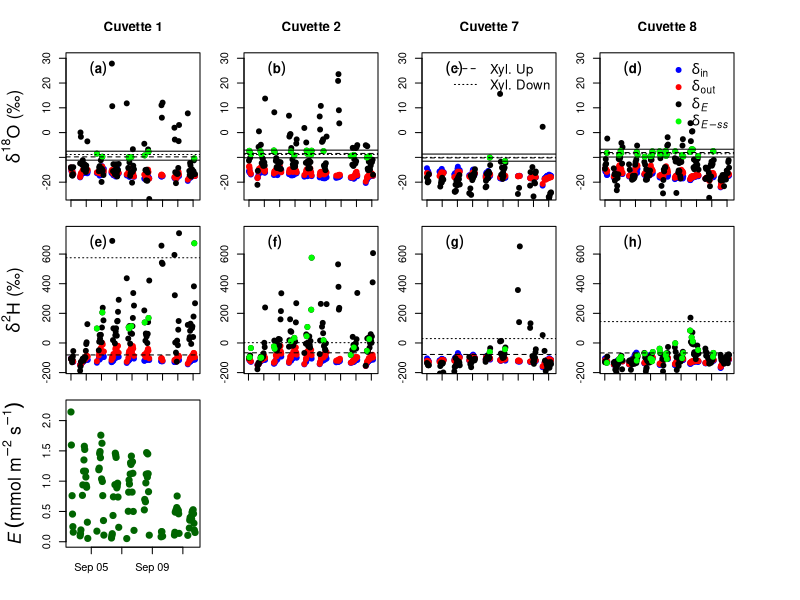

The R source for this figure: (Note: this script raises an error after producing the figure.)
library(lubridate)
library(data.table)
library(ggplot2)

dfS <- read.table('barkData/Sept_complete.csv', sep = ';', header = TRUE)
dfS$DT <- as.POSIXct(dfS$DT, format="%Y-%m-%d %H:%M:%S")
wiS <- read.csv("barkData/Sept_xylem_wi.csv")
dfS <- dplyr::left_join(dfS, wiS, by = 'MpNo')
dfS$band_surface_m2 <- dfS$diam_cm * pi * dfS$length_cm/10000
# estimated needle area per branch given a certain branch diameter
# equation according to Cermak et al. 1998 Ann For Sci
# y = 0.003*x^2 - 0.008*x
# y is needle area in m2 and x is branch sectional area in m2 (mm2???)
dfS$cross_section_area_mm2 <- pi*(dfS$diam_cm*10*0.5)^2
dfS$needle_area_m2 <- 0.003*dfS$cross_section_area_mm2^2 - 0.08*dfS$cross_section_area_mm2
# calculate branch transpiration rate
dfS$E_branch <- dfS$TrA * dfS$needle_area_m2
dfS$time <- yday(dfS$DT) + (hour(dfS$DT)+ minute(dfS$DT)/60)/24
dfS$DOY <- yday(dfS$DT)
# calculate deltas (d18O and d2H) of transpired water (d_E), according to:
dfS$d18O_E <- (dfS$FlowOut*dfS$H2Oout_G*dfS$d18O_out*0.001 - dfS$FlowIn*dfS$H2Oin_G*dfS$d18O_in*0.001)*1000/
  (dfS$FlowOut*dfS$H2Oout_G - dfS$FlowIn*dfS$H2Oin_G)
dfS$ss <- ifelse(dfS$d18O_E >= dfS$d18_lw_lim & dfS$d18O_E <= dfS$d18_up_lim, 'yes', 'no')

dfS$d2H_E <- (dfS$FlowOut*dfS$H2Oout_G*dfS$dDH_out*0.001 - dfS$FlowIn*dfS$H2Oin_G*dfS$dDH_in*0.001)*1000/
  (dfS$FlowOut*dfS$H2Oout_G - dfS$FlowIn*dfS$H2Oin_G)

myMpNo <- unique(dfS$MpNo)

windows(12,8)
par(mfrow=c(3, 4), mar = c(0, 5, 4, 0))
plot(subset(dfS, MpNo == myMpNo[1])$d18O_in ~ subset(dfS, MpNo == myMpNo[1])$DT,
     pch =19, col = 'blue', ylim = c(-25, 30), main = 'Cuvette 1', axes = F,
     ylab = expression(paste(delta^{18}, "O (\u2030)")), xlab = '', cex.lab = 1.6)
points(subset(dfS, MpNo == myMpNo[1])$d18O_out ~ subset(dfS, MpNo == myMpNo[1])$DT, pch =19, col = 'red')
points(subset(dfS, MpNo == myMpNo[1])$d18O_E ~ subset(dfS, MpNo == myMpNo[1])$DT, pch =19, col = 'black')
points(subset(dfS, MpNo == myMpNo[1] & ss == 'yes')$d18O_E ~ subset(dfS, MpNo == myMpNo[1] & ss == 'yes')$DT,
       pch =19, col = 'green')
abline(subset(dfS, MpNo == myMpNo[1])$d18O_b[1], 0, lty = 2)
abline(subset(dfS, MpNo == myMpNo[1])$d18O_a[1], 0, lty = 3)
abline(subset(dfS, MpNo == myMpNo[1])$d18_up_lim[1], 0)
abline(subset(dfS, MpNo == myMpNo[1])$d18_lw_lim[1], 0)
axis(side = 2, at = seq(-20, 30, 10), labels = seq(-20, 30, 10))
axis(side = 1, at = seq(min(subset(dfS, MpNo == myMpNo[1])$DT), max(subset(dfS, MpNo == myMpNo[1])$DT), 'day'),
     labels = F)
box()
legend('topleft', expression(bold((a))), bty = 'n', cex = 1.2, pt.cex = 1)

par(mar = c(0, 5*2/3, 4, 5/3))
plot(subset(dfS, MpNo == myMpNo[2])$d18O_in ~ subset(dfS, MpNo == myMpNo[2])$DT,
     pch =19, col = 'blue', ylim = c(-25, 30), axes = F,
     ylab = '', xlab = '', main = 'Cuvette 2')
points(subset(dfS, MpNo == myMpNo[2])$d18O_out ~ subset(dfS, MpNo == myMpNo[2])$DT, pch =19, col = 'red')
points(subset(dfS, MpNo == myMpNo[2])$d18O_E ~ subset(dfS, MpNo == myMpNo[2])$DT, pch =19, col = 'black')
points(subset(dfS, MpNo == myMpNo[2] & ss == 'yes')$d18O_E ~ subset(dfS, MpNo == myMpNo[2] & ss == 'yes')$DT,
       pch =19, col = 'green')
abline(subset(dfS, MpNo == myMpNo[2])$d18O_b[1], 0, lty = 2)
abline(subset(dfS, MpNo == myMpNo[2])$d18O_a[1], 0, lty = 3)
abline(subset(dfS, MpNo == myMpNo[2])$d18_up_lim[1], 0)
abline(subset(dfS, MpNo == myMpNo[2])$d18_lw_lim[1], 0)
axis(side = 2, at = seq(-20, 30, 10), labels = seq(-20, 30, 10))
axis(side = 1, at = seq(min(subset(dfS, MpNo == myMpNo[2])$DT), max(subset(dfS, MpNo == myMpNo[2])$DT), 'day'),
     labels = F)
box()
legend('topleft', expression(bold((b))), bty = 'n', cex = 1.2, pt.cex = 1)

par(mar = c(0, 5/3, 4, 5*2/3))
plot(subset(dfS, MpNo == myMpNo[3])$d18O_in ~ subset(dfS, MpNo == myMpNo[3])$DT,
     pch =19, col = 'blue', ylim = c(-25, 30), axes = F,
     ylab = '', xlab = '', main = 'Cuvette 7')
points(subset(dfS, MpNo == myMpNo[3])$d18O_out ~ subset(dfS, MpNo == myMpNo[3])$DT, pch =19, col = 'red')
points(subset(dfS, MpNo == myMpNo[3])$d18O_E ~ subset(dfS, MpNo == myMpNo[3])$DT, pch =19, col = 'black')
points(subset(dfS, MpNo == myMpNo[3] & ss == 'yes')$d18O_E ~ subset(dfS, MpNo == myMpNo[3] & ss == 'yes')$DT,
       pch =19, col = 'green')
abline(subset(dfS, MpNo == myMpNo[3])$d18O_b[1], 0, lty = 2)
abline(subset(dfS, MpNo == myMpNo[3])$d18O_a[1], 0, lty = 3)
abline(subset(dfS, MpNo == myMpNo[3])$d18_up_lim[1], 0)
abline(subset(dfS, MpNo == myMpNo[3])$d18_lw_lim[1], 0)
axis(side = 2, at = seq(-20, 30, 10), seq(-20, 30, 10))
axis(side = 1, at = seq(min(subset(dfS, MpNo == myMpNo[3])$DT), max(subset(dfS, MpNo == myMpNo[3])$DT), 'day'),
     labels = F)
box()
legend('topleft', expression(bold((c))), bty = 'n', cex = 1.2, pt.cex = 1)

legend('topright', legend = c('Xyl. Up', 'Xyl. Down'), bty = 'n', lty = c(2, 3),
       cex = 1.2, pt.cex = 1)

par(mar = c(0, 0, 4, 5))
plot(subset(dfS, MpNo == myMpNo[4])$d18O_in ~ subset(dfS, MpNo == myMpNo[4])$DT,
     pch =19, col = 'blue', ylim = c(-25, 30), axes = F,
     ylab = '', xlab = '', main = 'Cuvette 8')
points(subset(dfS, MpNo == myMpNo[4])$d18O_out ~ subset(dfS, MpNo == myMpNo[4])$DT, pch =19, col = 'red')
points(subset(dfS, MpNo == myMpNo[4])$d18O_E ~ subset(dfS, MpNo == myMpNo[4])$DT, pch =19, col = 'black')
points(subset(dfS, MpNo == myMpNo[4] & ss == 'yes')$d18O_E ~ subset(dfS, MpNo == myMpNo[4] & ss == 'yes')$DT,
       pch =19, col = 'green')
abline(subset(dfS, MpNo == myMpNo[4])$d18O_b[1], 0, lty = 2)
abline(subset(dfS, MpNo == myMpNo[4])$d18O_a[1], 0, lty = 3)
abline(subset(dfS, MpNo == myMpNo[4])$d18_up_lim[1], 0)
abline(subset(dfS, MpNo == myMpNo[4])$d18_lw_lim[1], 0)
axis(side = 2, at = seq(-20, 30, 10), labels = seq(-20, 30, 10))
axis(side = 1, at = seq(min(subset(dfS, MpNo == myMpNo[4])$DT), max(subset(dfS, MpNo == myMpNo[4])$DT), 'day'),
     labels = F)
box()
legend('topleft', expression(bold((d))), bty = 'n', cex = 1.2, pt.cex = 1)

legend('topright', pch = rep(19, 4), legend = c(expression(delta['in']), expression(delta[out]),
                              expression(delta[italic(E)]), expression(delta[italic(E-ss)])), 
       col = c('blue', 'red', 'black', 'green'), bty = 'n', cex = 1.3, pt.cex = 1)

par(mar = c(2, 5, 2, 0))
plot(subset(dfS, MpNo == myMpNo[1])$dDH_in ~ subset(dfS, MpNo == myMpNo[1])$DT,
     pch =19, col = 'blue', ylim = c(-170, 750), axes = F,
     ylab = expression(paste(delta^{2}, "H (\u2030)")), xlab = '', cex.lab = 1.6)
points(subset(dfS, MpNo == myMpNo[1])$dDH_out ~ subset(dfS, MpNo == myMpNo[1])$DT, pch =19, col = 'red')
points(subset(dfS, MpNo == myMpNo[1])$d2H_E ~ subset(dfS, MpNo == myMpNo[1])$DT, pch =19, col = 'black')
points(subset(dfS, MpNo == myMpNo[1] & ss == 'yes')$d2H_E ~ subset(dfS, MpNo == myMpNo[1] & ss == 'yes')$DT,
       pch =19, col = 'green')
abline(subset(dfS, MpNo == myMpNo[1])$d2H_b[1], 0, lty = 2)
abline(subset(dfS, MpNo == myMpNo[1])$d2H_a[1], 0, lty = 3)
axis(side = 2, at = seq(-200, 600, 200), labels = seq(-200, 600, 200))
axis(side = 1, at = seq(min(subset(dfS, MpNo == myMpNo[1])$DT), max(subset(dfS, MpNo == myMpNo[1])$DT), 'day'),
     labels = F)
box()
legend('topleft', expression(bold((e))), bty = 'n', cex = 1.2, pt.cex = 1)

par(mar = c(2, 5*2/3, 2, 5/3))
plot(subset(dfS, MpNo == myMpNo[2])$dDH_in ~ subset(dfS, MpNo == myMpNo[2])$DT,
     pch =19, col = 'blue', ylim = c(-170, 750), axes = F,
     ylab = '', xlab = '')
points(subset(dfS, MpNo == myMpNo[2])$dDH_out ~ subset(dfS, MpNo == myMpNo[2])$DT, pch =19, col = 'red')
points(subset(dfS, MpNo == myMpNo[2])$d2H_E ~ subset(dfS, MpNo == myMpNo[2])$DT, pch =19, col = 'black')
points(subset(dfS, MpNo == myMpNo[2] & ss == 'yes')$d2H_E ~ subset(dfS, MpNo == myMpNo[2] & ss == 'yes')$DT,
       pch =19, col = 'green')
abline(subset(dfS, MpNo == myMpNo[2])$d2H_b[1], 0, lty = 2)
abline(subset(dfS, MpNo == myMpNo[2])$d2H_a[1], 0, lty = 3)
axis(side = 2, at = seq(-200, 600, 200), labels = seq(-200, 600, 200))
axis(side = 1, at = seq(min(subset(dfS, MpNo == myMpNo[1])$DT), max(subset(dfS, MpNo == myMpNo[1])$DT), 'day'),
     labels = F)
box()
legend('topleft', expression(bold((f))), bty = 'n', cex = 1.2, pt.cex = 1)

par(mar = c(2, 5/3, 2, 5*2/3))
plot(subset(dfS, MpNo == myMpNo[3])$dDH_in ~ subset(dfS, MpNo == myMpNo[3])$DT,
     pch =19, col = 'blue', ylim = c(-170, 750), axes = F,
     ylab = '', xlab = '')
points(subset(dfS, MpNo == myMpNo[3])$dDH_out ~ subset(dfS, MpNo == myMpNo[3])$DT, pch =19, col = 'red')
points(subset(dfS, MpNo == myMpNo[3])$d2H_E ~ subset(dfS, MpNo == myMpNo[3])$DT, pch =19, col = 'black')
points(subset(dfS, MpNo == myMpNo[3] & ss == 'yes')$d2H_E ~ subset(dfS, MpNo == myMpNo[3] & ss == 'yes')$DT,
       pch =19, col = 'green')
abline(subset(dfS, MpNo == myMpNo[3])$d2H_b[1], 0, lty = 2)
abline(subset(dfS, MpNo == myMpNo[3])$d2H_a[1], 0, lty = 3)
axis(side = 2, at = seq(-200, 600, 200), labels = seq(-200, 600, 200))
axis(side = 1, at = seq(min(subset(dfS, MpNo == myMpNo[1])$DT), max(subset(dfS, MpNo == myMpNo[1])$DT), 'day'),
     labels = F)
box()
legend('topleft', expression(bold((g))), bty = 'n', cex = 1.2, pt.cex = 1)

par(mar = c(2, 0, 2, 5))
plot(subset(dfS, MpNo == myMpNo[4])$dDH_in ~ subset(dfS, MpNo == myMpNo[4])$DT,
     pch =19, col = 'blue', ylim = c(-170, 750), axes = F,
     ylab = '', xlab = '')
points(subset(dfS, MpNo == myMpNo[4])$dDH_out ~ subset(dfS, MpNo == myMpNo[4])$DT, pch =19, col = 'red')
points(subset(dfS, MpNo == myMpNo[4])$d2H_E ~ subset(dfS, MpNo == myMpNo[4])$DT, pch =19, col = 'black')
points(subset(dfS, MpNo == myMpNo[4] & ss == 'yes')$d2H_E ~ subset(dfS, MpNo == myMpNo[4] & ss == 'yes')$DT,
       pch =19, col = 'green')
abline(subset(dfS, MpNo == myMpNo[4])$d2H_b[1], 0, lty = 2)
abline(subset(dfS, MpNo == myMpNo[4])$d2H_a[1], 0, lty = 3)
axis(side = 2, at = seq(-200, 600, 200), labels = seq(-200, 600, 200))
axis(side = 1, at = seq(min(subset(dfS, MpNo == myMpNo[1])$DT), max(subset(dfS, MpNo == myMpNo[1])$DT), 'day'),
     labels = F)
box()
legend('topleft', expression(bold((h))), bty = 'n', cex = 1.2, pt.cex = 1)

par(mar = c(4, 5, 0, 0))
plot(subset(dfS, MpNo == myMpNo[1])$TrA ~ subset(dfS, MpNo == myMpNo[1])$DT,
     pch = 19, cex = 1.25, col = 'darkgreen', ylim = c(0, 2.25), cex.lab = 1.6,
     ylab = expression(italic(E)~(mmol~m^-2~s^-1)), xlab = '')
points(subset(dfS, MpNo == myMpNo[1] & midday == 'yes')$TrA ~
         subset(dfS, MpNo == myMpNo[1] & midday == 'yes')$DT, pch = 19, col = 'blue')
lines(subset(dfS, MpNo == myMpNo[1])$TrA ~ subset(dfS, MpNo == myMpNo[1])$DT, col ='darkgreen')
legend('topleft', expression(bold((i))), bty = 'n', cex = 1.2, pt.cex = 1)

par(mar = c(4, 5*2/3, 0, 5/3))
plot(subset(dfS, MpNo == myMpNo[2])$TrA ~ subset(dfS, MpNo == myMpNo[2])$DT,
     pch = 19, cex = 1.25, col = 'darkgreen', ylim = c(0, 2.25), 
     ylab = '', xlab = '')
points(subset(dfS, MpNo == myMpNo[2] & midday == 'yes')$TrA ~
         subset(dfS, MpNo == myMpNo[2] & midday == 'yes')$DT, pch = 19, col = 'blue')
lines(subset(dfS, MpNo == myMpNo[2])$TrA ~ subset(dfS, MpNo == myMpNo[2])$DT, col ='darkgreen')
legend('topleft', expression(bold((j))), bty = 'n', cex = 1.2, pt.cex = 1)

par(mar = c(4, 5/3, 0, 5*2/3))
plot(subset(dfS, MpNo == myMpNo[3])$TrA ~ subset(dfS, MpNo == myMpNo[3])$DT,
     pch = 19, cex = 1.25, col = 'darkgreen', ylim = c(0, 2.25), 
     ylab = '', xlab = '')
points(subset(dfS, MpNo == myMpNo[3] & midday == 'yes')$TrA ~
         subset(dfS, MpNo == myMpNo[3] & midday == 'yes')$DT, pch = 19, col = 'blue')
lines(subset(dfS, MpNo == myMpNo[3])$TrA ~ subset(dfS, MpNo == myMpNo[3])$DT, col ='darkgreen')
legend('topleft', expression(bold((k))), bty = 'n', cex = 1.2, pt.cex = 1)

par(mar = c(4, 0, 0, 5))
plot(subset(dfS, MpNo == myMpNo[4])$TrA ~ subset(dfS, MpNo == myMpNo[4])$DT,
     pch = 19, cex = 1.25, col = 'darkgreen', ylim = c(0, 2.25), 
     ylab = '', xlab = '')
points(subset(dfS, MpNo == myMpNo[4] & midday == 'yes')$TrA ~
         subset(dfS, MpNo == myMpNo[4] & midday == 'yes')$DT, pch = 19, col = 'blue')
lines(subset(dfS, MpNo == myMpNo[4])$TrA ~ subset(dfS, MpNo == myMpNo[4])$DT, col ='darkgreen')
legend('topleft', expression(bold((l))), bty = 'n', cex = 1.2, pt.cex = 1)
